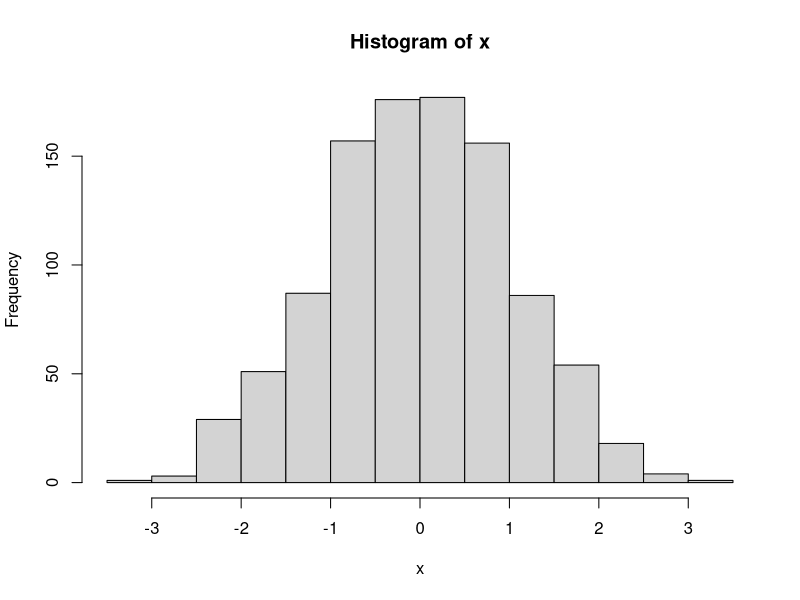

Write the R code that produced this figure.
# Taller 1 Esteban Barrios

# 1.1
secuencia <- 20:50
media <- mean(20:60)
suma <- sum(51:91)
secuencia
media
suma

# 1.2
nums <- 1:100
result <- rep(NA, 100)
result[nums %% 3 == 0 & nums %% 5 == 0] <- "FizzBuzz"
result[nums %% 3 == 0 & !(nums %% 5 == 0)] <- "Fizz"
result[nums %% 5 == 0 & !(nums %% 3 == 0)] <- "Buzz"
result <- data.frame(numero = nums, resultado = result)
print(result)

# 1.3
a <- 0
b <- 1
fibonacci <- c(a, b)
for (i in 3:10) {
  fibonacci[i] <- fibonacci[i - 1] + fibonacci[i - 2]
}
print(fibonacci)

# 1.4
encontrar_primos <- function(n) {
  x <- 2:n
  prim <- rep(NA, n)
  for (i in seq_along(x)) {
    if (!is.na(x[i])) {
      prim[i] <- x[i]
      x[x %% x[i] == 0] <- NA
    }
  }
  return(prim[!is.na(prim)])
}
encontrar_primos(1000)

# 1.5
x <- rnorm(1000)
hist(x)

# 1.6
mi_vector <- 1:10
mi_matriz <- matrix(1:9, nrow = 3)
mi_funcion <- function(x) {
  return(x^6)
}
mi_lista <- list(
  vector = mi_vector,
  matriz = mi_matriz,
  funcion = mi_funcion
)
print(mi_lista)

# 1.7
matriz_5x4 <- matrix(1:20, nrow = 5, byrow = TRUE)
etiquetas_fila <- c("Fila 1", "Fila 2", "Fila 3")
etiquetas_columna <- c("Col 1", "Col 2", "Col 3")
matriz_etiquetas <- matrix(1:9, nrow = 3, byrow = TRUE, dimnames = list(etiquetas_fila, etiquetas_columna))
etiquetas_fila2 <- c("Fila A", "Fila B")
etiquetas_columna2 <- c("Col X", "Col Y")
matriz_columnas <- matrix(c(1, 2, 3, 4), nrow = 2, dimnames = list(etiquetas_fila2, etiquetas_columna2))
print(matriz_5x4)
print(matriz_etiquetas)
print(matriz_columnas)

# 1.8
valores <- c(1, 2, 3, 4, 5, 6)
dimensiones <- c(2, 3)
nombres_filas <- c("Fila 1", "Fila 2")
nombres_columnas <- c("Col A", "Col B", "Col C")
matriz <- matrix(valores, nrow = dimensiones[1], ncol = dimensiones[2],
                 dimnames = list(nombres_filas, nombres_columnas))
matriz

# 1.9
v1 <- c(1, 2, 3)
v2 <- c(4, 5, 6)
matriz <- matrix(c(v1, v2), nrow = 3, ncol = 3, byrow = TRUE)
matriz

# 1.10
empleados <- data.frame(
  genero = c("Hombre", "Mujer", "Hombre", "Mujer", "Hombre"),
  edad = c(25, 30, 35, 40, 45),
  rut = c("12345678-9", "98765432-1", "12345678-0", "98765432-2", "12345678-1"),
  direccion = c("Av. Las Condes 123", "Calle Arica 456", "Av. Providencia 789", "Calle Santa Rosa 101", "Av. Apoquindo 234"),
  profesion = c("Ingeniero", "Médico", "Abogado", "Arquitecto", "Profesor")
)
summary(empleados)


# 2.1
vector_numerico <- 1:6
vector_complejo <- c(1+2i, 2+3i, 3+4i, 4+5i, 5+6i, 6+7i)
vector_logico <- c(TRUE, FALSE, TRUE, FALSE, TRUE, FALSE)
vector_caracter <- c("a", "b", "c", "d", "e", "f")
vector_numerico
vector_complejo
vector_logico
vector_caracter

# 2.2
vector1 <- c(1, 2, 3)
vector2 <- c(4, 5, 6)
vector_suma <- vector1 + vector2
vector_suma

# 2.3
vector_vacio <- c()
vector_vacio <- c(vector_vacio, 1, 2, 3, 4, 5)
vector_vacio

# 2.4
vector <- c(1, 2, 3, 4, 5)
suma <- sum(vector)
media <- mean(vector)
producto <- prod(vector)
suma
media
producto

# 2.5
vector <- c(1, 2, 3, NA, 5, NaN)
suma <- sum(vector[!is.na(vector)])
media <- mean(vector[!is.na(vector)])
producto <- prod(vector[!is.na(vector)])
suma
media
producto

# 2.6
vector <- c(1, 5, 3, 2, 4)
vector_ascendente <- sort(vector)
vector_descendente <- sort(vector, decreasing = TRUE)
vector_ascendente
vector_descendente

# 2.7
vector <- c(1, 2, 3, 4, 5)
elemento <- 3
elemento %in% vector

# 2.8
vector <- c(1, 2, 3, 4, 5)
vector_ordenado <- sort(vector, decreasing = TRUE)
segundo_valor_mas_alto <- vector_ordenado[2]
segundo_valor_mas_alto

# 2.9
vector <- c(1, 2, 3, 4, 5)
n <- 3
enesimo_valor_mas_alto <- vector[length(vector) - n + 1]
enesimo_valor_mas_alto

# 2.10
df <- data.frame(x = c(1, 2, 3), y = c(4, 5, 6))
columna <- "x"
vector <- df[, columna]
vector

# 2.11
vector_1 <- c(1, 2, 3, 4, 5)
vector_2 <- c(2, 4, 6, 8, 10)
elementos_unicos <- setdiff(vector_1, vector_2)
elementos_unicos

# 2.12
df <- data.frame(x = c(1, 2, 3), y = c(4, 5, 6))
columnas <- c("x", "y")
vector <- c()
for (columna in columnas) {
  vector <- c(vector, df[, columna])
}
vector

# 2.13
vector_1 <- c(1, 2, 3, 4, 5)
vector_2 <- c(2, 4, 6, 8, 10)
resultado <- vector_1[!vector_1 %in% vector_2]
resultado

# 2.14
vector <- c(1, 2, 3, 4, 5)
vector_invertido <- vector[length(vector):1]
vector
vector_invertido

# 2.15
vector <- c(1, 2, 3, 4, 5)
longitud <- length(vector)
dimension <- length(dim(vector))
longitud
dimension

# 2.16
vector <- c(1, 2, 3, 4, 5, 11, 12)
resultado <- vector > 10
resultado

# 2.17
vector <- c(1, 2, 3, 4, 5)
vector_nuevo <- vector + 3
vector
vector_nuevo

# 2.18
vector_1 <- 1:5
vector_2 <- seq(1, 5)
vector_1
vector_2


# 3.1
matriz_vacia <- matrix(NA, nrow = 3, ncol = 3)
matriz_vacia

# 3.2
numeros <- c(1, 2, 3)
matriz <- matrix(numeros, nrow = 2, ncol = 3)
matriz

# 3.3
numeros <- c(1, 2, 3, 4, 5, 6)
nombres_columnas <- c("columna1", "columna2", "columna3")
nombres_filas <- c("fila1", "fila2")
matriz <- matrix(numeros, nrow = 2, ncol = 3, dimnames = list(nombres_filas, nombres_columnas))
matriz

# 3.4
matriz <- matrix(c(1, 2, 3, 4, 5, 6, 7, 8, 9), nrow = 5, ncol = 5)
elemento1 <- matriz[2, 3]
elemento2 <- matriz[3,]
elemento3 <- matriz[, 4]
elemento1
elemento2
elemento3
matriz

# 3.5
matriz_1 <- matrix(c(1, 2, 3, 4, 5, 6), nrow = 2, ncol = 3)
matriz_2 <- matrix(c(7, 8, 9, 12, 11, 10), nrow = 2, ncol = 3)
matriz_suma <- matriz_1 + matriz_2
matriz_resta <- matriz_1 - matriz_2
matriz_multiplicacion <- matriz_1 * matriz_2
matriz_division <- matriz_1 / matriz_2
matriz_suma
matriz_resta
matriz_multiplicacion
matriz_division

# 3.6
vectores <- list(c(1, 2, 3), c(4, 5, 6), c(7, 8, 9))
matriz <- cbind(vectores[[1]], vectores[[2]], vectores[[3]])
matriz

# 3.7
matriz <- matrix(c(1, 2, 3, 4, 5, 6, 7, 8, 9), nrow = 3, ncol = 3)
submatriz <- subset(matriz, matriz[, 3] > 7)
matriz
submatriz

# 3.8
matriz <- matrix(c(1, 2, 3, 4, 5, 6, 7, 8, 9), nrow = 3, ncol = 3)
arreglo <- as.vector(matriz)
matriz
arreglo

# 3.9
datos <- data.frame(x = c(1, 2, 3, 4, 5), y = c(10, 3, 1, 9, 8))
matriz_correlacion <- cor(datos)
matriz_correlacion

# 3.10
matriz <- matrix(c(1, 2, 3, 4, 5, 6, 7, 8, 9), nrow = 3, ncol = 3)
columnas <- list(matriz[, 1], matriz[, 2], matriz[, 3])
matriz
columnas

# 3.11
matriz <- matrix(c(1, 2, 3, 4, 5, 6, 7, 8, 9), nrow = 3, ncol = 3)
indice_max <- which(matriz == max(matriz), arr.ind = TRUE)
indice_min <- which(matriz == min(matriz), arr.ind = TRUE)
matriz
cat("Índice del valor máximo:", indice_max[1], ",", indice_max[2], "\n")
cat("Índice del valor mínimo:", indice_min[1], ",", indice_min[2], "\n")

# 3.12
matriz <- matrix(c(1, 2, 3, 4, 5, 6, 7, 8, 9), nrow = 3, ncol = 3)
matriz_rotada <- t(matriz)[, rev(1:ncol(matriz))]
matriz
matriz_rotada

# 3.13
matriz1 <- matrix(c(1, 2, 3), nrow = 2, ncol = 2)
matriz2 <- matrix(c(4, 5, 6), nrow = 3, ncol = 2)
matriz_concatenada <- rbind(matriz1, matriz2)
matriz1
matriz2
matriz_concatenada


# 4.1
vector_1 <- c(1, 2, 3)
vector_2 <- c(4, 5, 6)
matriz_1 <- matrix(c(vector_1, vector_2), nrow = 3, ncol = 3, byrow = TRUE)
matriz_2 <- matrix(c(vector_2, vector_1), nrow = 3, ncol = 3, byrow = TRUE)
array <- array(c(matriz_1, matriz_2), dim = c(3, 3, 2))
array

# 4.2
array_3d <- array(1:24, dim = c(3, 4, 2))
array_3d

# 4.3 y 4.4
v1 <- c(1, 2, 3, 4, 5, 6, 7, 8, 9)
v2 <- c(10, 11, 12, 13, 14, 15, 16, 17, 18)
matriz <- rbind(matrix(v1, nrow = 3, byrow = TRUE), matrix(v2, nrow = 3, byrow = TRUE))
matriz[2, ]
matriz[3, 3]

# 4.5
array_1 <- array(c(1, 2, 3), dim = c(1, 3))
array_2 <- array(c(4, 5, 6), dim = c(1, 3))
array_3 <- array(c(7, 8, 9), dim = c(1, 3))
array_combinado <- rbind(array_1, array_2, array_3)
array_combinado

# 4.6
columnas <- c("columna1", "columna2", "columna3", "columna4")
filas <- c("fila1", "fila2", "fila3")
tabla1 <- c("a", "b", "c", "d")
tabla2 <- c("e", "f", "g", "h")
array <- array(c(tabla1, tabla2), dim = c(3, 4))
array

# 4.7 y 4.8
numeros_pares <- seq(from = 50, length.out = 15, by = 2)
array_2d <- array(numeros_pares, dim = c(5, 3))
array_2d


# 5.1
df <- data.frame()
df

# 5.2
x <- c(1, 2, 3, 4)
y <- c(5, 6, 7, 8)
z <- c(9, 10, 11, 12)
w <- c("a", "b", "c", "d")
df <- data.frame(x, y, z, w)
df

# 5.3
df <- data.frame(x = c(1, 243, 3, 200), y = c(5, 6, 7, 8), z = c(12, 13, 14, 15))
columna_x <- df$x
df
columna_x

# 5.4
df <- data.frame(x = c(1, 2, 3, 4, 5, 6, 7, 8), y = c(5, 6, 7, 8, 9, 10, 11, 12), z = c(9, 10, 11, 12, 13, 14, 15, 16))
filas <- c(3, 5)
columnas <- c(1, 3)
subconjunto <- df[filas, columnas]
subconjunto

# 5.5
df1 <- data.frame(x = c(1, 2, 3, 4), y = c(5, 6, 7, 8), z = c(9, 10, 11, 12))
df2 <- df1[, !(names(df1) %in% c("z"))]
df1
df2

# 5.6
df1 <- data.frame(x = c(1, 3, 5, 2), y = c(5, 8, 9, 7), z = c(4, 3, 2, 1))
df2 <- df1[order(df1$x, df1$y, df1$z), ]
df1
df2

# 5.7
df1 <- data.frame(x = c(1, 2, 3, 4), y = c(5, 6, 7, 8))
df2 <- data.frame(x = c(1, 2, 5, 6), z = c(9, 10, 11, 12))
union_interna <- merge(df1, df2, by = "x")
union_externa <- merge(df1, df2, by = "x", all = TRUE)
union_izquierda <- merge(df1, df2, by = "x", all.x = TRUE)
union_derecha <- merge(df1, df2, by = "x", all.y = TRUE)
df1
df2
union_interna
union_externa
union_izquierda
union_derecha

# 5.8
df <- data.frame(x = c(1, 2, NA, 4), y = c(5, 6, 7, 8))
df[is.na(df)] <- 3
df

# 5.9
df1 <- data.frame(x = c(1, 2, 3, 4), y = c(5, 6, 7, 8))
df2 <- data.frame(x = c(1, 2, 3, 4), y = c(5, 6, 7, 8))
names(df2) <- c("nuevo_x", "nuevo_y")
df1
df2

# 5.10
df1 <- data.frame(x = c(1, 2, 3, 4), y = c(5, 6, 7, 8))
df2 <- data.frame(x = c(1, 2, 3, 4), z = c(9, 10, 11, 12))
df_diferencias <- setdiff(df1, df2)
df_diferencias

# 5.11
df1 <- data.frame(x = c(1, 2, 3, 4), y = c(5, 6, 7, 8))
df2 <- data.frame(x = c(1, 2, 5, 6), z = c(9, 10, 11, 12))
df_comunes <- merge(df1, df2, by = "x", all.x = FALSE)
df_comunes

# 5.12 ???
# 5.13
df <- data.frame(x = c(1, NA, NA, 4), y = c(5, 6, 7, 8))
num_na <- sum(is.na(df$x))
num_na

# 5.14 ???
# 5.15 ???


# 6.1
vec <- c(1, 2, 3, 4, 5)
mat <- matrix(1:9, nrow = 3, ncol = 3)
list_ <- list(vec, mat, list(1, 2, 3))
names(list_) <- c("vector", "matriz", "lista")
list_

# 6.2
vec <- c(1, 2, 3, 4, 5)
mat <- matrix(1:9, nrow = 3, ncol = 3)
list_ <- list(vec, mat, list(1, 2, 3))
names(list_) <- c("vector", "matriz", "lista")
list_[[1]]
list_[[2]]

# 6.3
vec <- c(1, 2, 3, 4, 5)
mat <- matrix(1:9, nrow = 3, ncol = 3)
list_ <- list(vec, mat, list(1, 2, 3))
names(list_) <- c("vector", "matriz", "lista")
list_[[length(list_) + 1]] <- "Estoy aprendiendo R"
list_[[4]]


# 6.4
list_ <- list(
  list(1, 2, 3),
  list(4, 5, 6),
  list(7, 8, 9)
)
segundo_elemento <- list_[[2]]
segundo_elemento

# 6.5
list_1 <- list(1, 2, 3)
list_2 <- list(4, 5, 6)
fusion <- c(list_1, list_2)
fusion

# 6.6
list_ <- list(1, 2, 3, 4, 5)
vector_ <- unlist(list_)
vector_

# 6.7
df_1 <- data.frame(x = 1:10, y = 11:20)
df_2 <- data.frame(x = 21:30, y = 31:40)
list_df <- list(df_1, df_2)
list_df[[1]]
list_df[[2]]

# 6.8
list_ <- list(1, 2, 3, 4, 5, 6, 7)
number_of_objects <- length(list_)
number_of_objects

# 6.9
df <- data.frame(x = 1:10, y = 11:20)
list_ <- split(df, 1:nrow(df))
list_

# 6.10
matrix_ <- matrix(1:20, nrow = 4, ncol = 5)
list_ <- as.list(matrix_)
matrix_
list_

# 6.11
# 6.12
# 6.13
# 6.14
# 6.15


# 7.1
v1 <- factor(c("A", "B", "A", "B", "A"))
levels(v1)

# 7.2
v1 <- factor(c("A", "B", "A", "B", "A"))
nivel_a_cambiar <- "A"
nivel_a_reemplazar <- "C"
levels(v1)[levels(v1) == nivel_a_cambiar] <- nivel_a_reemplazar
v1

# 7.3
meses <- c("enero", "febrero", "marzo", "abril", "mayo", "junio", "julio", "agosto", "septiembre", "octubre", "noviembre", "diciembre")
meses_factor <- factor(meses, ordered = TRUE)
meses_factor

# 7.4
factor1 <- factor(c("A", "B", "C"))
factor2 <- factor(c("D", "E", "F"))
factor_concatenado <- c(factor1, factor2)
factor_concatenado

# 7.5
letters <- c("a", "b", "c", "d", "e", "f", "g", "h", "i", "j", "k", "l", "m", "n", "o", "p", "q", "r", "s", "t", "u", "v", "w", "x", "y", "z")
muestra <- sample(letters, 20)
factor_muestra <- factor(muestra)
niveles_factor <- levels(factor_muestra)[1:5]
niveles_factor

# 7.6
alturas <- c(150, 150, 160, 150, 170, 175, 180, 180, 190, 150)
pesos <- c(50, 55, 60, 65, 70, 75, 80, 85, 90, 95)
datos <- data.frame(altura = alturas, peso = pesos)
factor_alturas <- factor(datos$altura)
factor_alturas